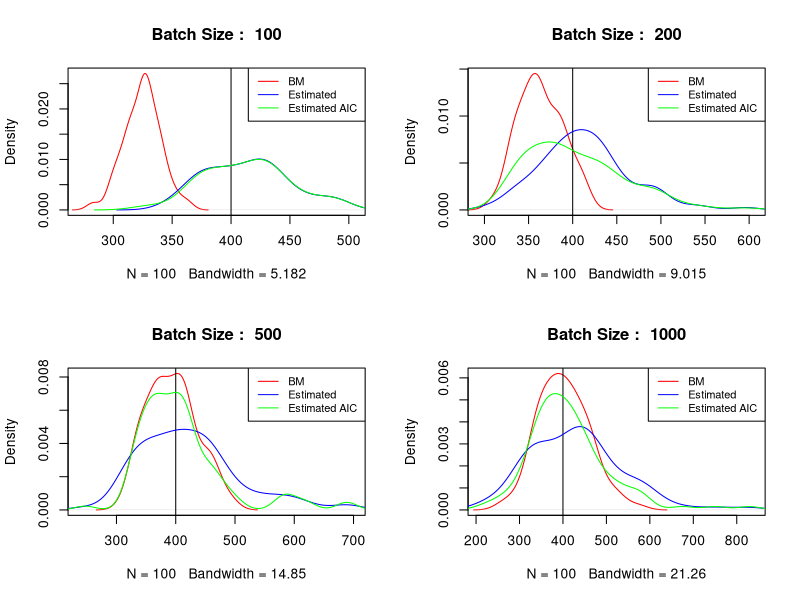
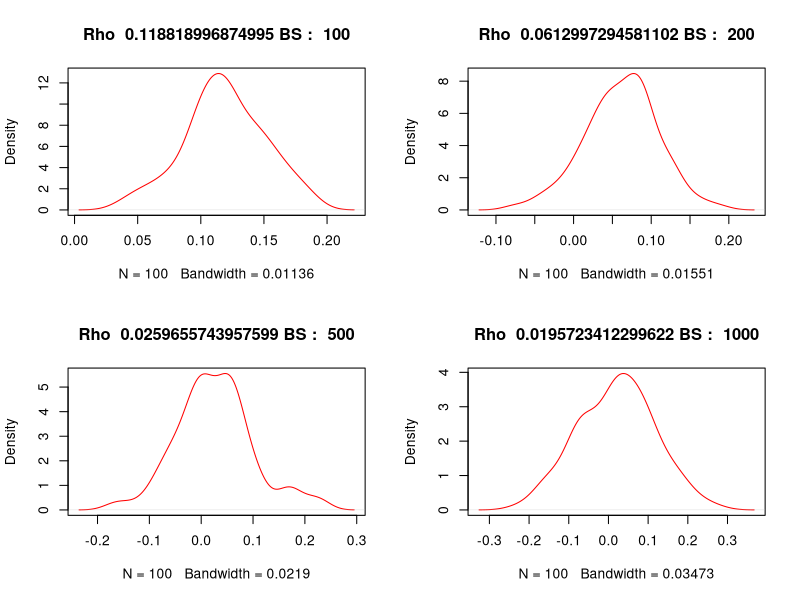

R code for these plots, in order:

# When I use this function then it doesnt give the right answer
calculate_est <- function(b, alpha_sq, rho) {
    return ((b*alpha_sq)/((1-rho)^2))
}

b_dist <- c(100,200,500,1000);
# b_dist <- c(10,20,50,100);

iter <- 100

sample_mean_dist <- numeric(length = iter*length(b_dist))

bm_sigma_dist <- matrix(0, nrow = length(b_dist), ncol = iter)

est_sigma_dist <- matrix(0, nrow = length(b_dist), ncol = iter)
rho_dist <- matrix(0,nrow = length(b_dist), ncol = iter)
alpha_dist <- matrix(0,nrow = length(b_dist), ncol = iter)

est_sigma_dist_aic <- matrix(0, nrow = length(b_dist), ncol = iter)
rho_dist_aic <- matrix(0,nrow = length(b_dist), ncol = iter)
alpha_dist_aic <- matrix(0,nrow = length(b_dist), ncol = iter)

T <- 1e5

rho <- 0.95
alpha <- 1

sigma_true = (alpha^2)/(1-rho^2)

# This is to the code for which model has to be made for an AR1 process
for(it in 1:iter){
    print(paste("Iter : ", it))

    x <- numeric(T)
    x[1] <- rnorm(1,0,1)

    for(i in 2:T){
        x[i] <- x[i-1]*rho + rnorm(1,0,alpha)
    }

    n <- T

    for(b in b_dist){
        a <- n/b
        Y <- numeric(a)

        for(i in 0:(a-1)){
            Y[i+1] <- mean(x[((b*i)+1):(b*(i+1))])
        }

        mu <- mean(x)
        bm_sigma <- (b/(a-1))*(sum((Y-mu)^2))

        # AIC is FALSE
        model <- ar(Y, aic = FALSE, order.max = 1)

        rho_c <- model$ar
        alpha_sq_c <- model$var.pred
        
        est_sigma <- calculate_est(b, alpha_sq_c, rho_c)

        rho_dist[which(b == b_dist), it] <- rho_c
        alpha_dist[which(b == b_dist), it] <- alpha_sq_c

        bm_sigma_dist[which(b == b_dist), it] <- bm_sigma
        est_sigma_dist[which(b == b_dist), it] <- est_sigma

        # AIC is TRUE
        model_aic <- ar(Y, aic = TRUE, order.max = 1)

        if(length(model_aic$ar) == 0){
            rho_c_aic = 0
        } else {
            rho_c_aic <- model_aic$ar
        }
    
        alpha_sq_c_aic <- model_aic$var.pred

        rho_dist_aic[which(b == b_dist), it] <- rho_c_aic
        alpha_dist_aic[which(b == b_dist), it] <- alpha_sq_c_aic

        est_sigma_aic <- calculate_est(b, alpha_sq_c_aic, rho_c_aic)

        est_sigma_dist_aic[which(b == b_dist), it] <- est_sigma_aic
    }
}

cbind(apply(bm_sigma_dist,1,mean),apply(est_sigma_dist,1,mean),apply(est_sigma_dist_aic,1,mean))
cbind(apply(bm_sigma_dist,1,var),apply(est_sigma_dist,1,var),apply(est_sigma_dist_aic,1,var)) 

for(i in 1:length(b_dist)){
    mse_bm = (1/n)*sum((sigma_true-bm_sigma_dist[i,])^2);
    mse_est = (1/n)*sum((sigma_true-est_sigma_dist[i,])^2);
    mse_est_aic = (1/n)*sum((sigma_true-est_sigma_dist_aic[i,])^2);
    print(paste("Batch Size ",b_dist[i]," MSE BM: ",mse_bm," MSE EST: ",mse_est,"MSE AIC EST: ", mse_est_aic));
}

par(mfrow=c(2,2))    

for(i in 1:length(b_dist)) {
    plot(density(bm_sigma_dist[i,]), xlim = c(min(bm_sigma_dist[i,],est_sigma_dist[i,],est_sigma_dist_aic[i,]) - 10, max(bm_sigma_dist[i,],est_sigma_dist[i,],est_sigma_dist_aic[i,]) + 10), main = paste("Batch Size : ",b_dist[i]), lwd = 1, col = "red")
    abline(v = 400)
    lines(density(est_sigma_dist[i,]), lwd = 1, col = "blue")
    lines(density(est_sigma_dist_aic[i,]), lwd = 1, col ="green")
    legend("topright", legend=c("BM ","Estimated ", "Estimated AIC "), col=c("red","blue", "green"), lty=1:1:1, cex=0.8)
}

for(i in 1:length(b_dist)) {
    plot(density(rho_dist[i,]), col = "red", main = paste("Rho ", mean(rho_dist[i,]),"BS : ", b_dist[i]))
}

par(mfrow=c(1,1))


